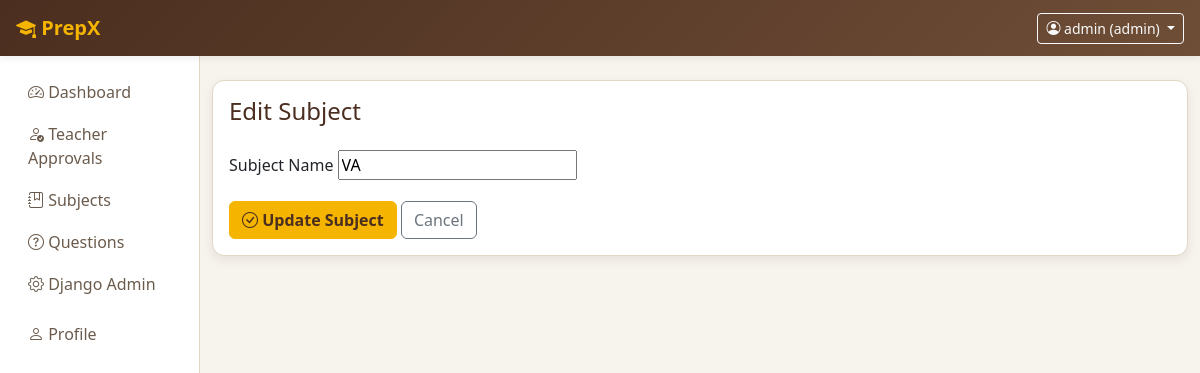
The page /subjects/1/edit/ (signed in) on the database its author committed.
### accounts/models.py (models this page shows, shortened)
class User(AbstractUser):
    ROLE_CHOICES = (
        ('admin', 'Admin'),
        ('teacher', 'Teacher'),
        ('student', 'Student'),
    )
    role = models.CharField(max_length=10, choices=ROLE_CHOICES, default='student')
    is_approved = models.BooleanField(
        default=True,
        help_text="Teachers require admin approval before activation."
    )

### subjects/models.py (models this page shows, shortened)
class Subject(BaseModel):
    name = models.CharField(max_length=100, unique=True)
    class Meta:
        constraints = [
            UniqueConstraint(Lower('name'), name='unique_subject_name_ci'),
        ]
        ordering = ['name']  # for sorting in ascending

### subjects/views.py (the view)
# urls.py: path('<int:pk>/edit/',views.edit_subject,name='edit_subject'),
@role_required('admin')
def edit_subject(request, pk):
    subject = get_object_or_404(
        Subject,
        pk=pk,
        is_active=True
    )
    form = SubjectForm(
        request.POST or None,
        instance=subject
    )
    if request.method == 'POST' and form.is_valid():
        form.save()
        return redirect('subject_list')
    return render(
        request,
        'subjects/add_subject.html',
        {
            'form': form,
            'editing': True
        }
    )

### subjects/forms.py
class SubjectForm(forms.ModelForm):
    class Meta:
        model = Subject
        fields = ['name']

### templates/subjects/add_subject.html (shortened to what this page needs)
{% extends 'base.html' %}
{% block content %}
<div class="card card-stat">
    <div class="card-body">
        <h4 class="mb-4">
            {% if editing %}
                Edit Subject
            {% else %}
                Add Subject
            {% endif %}
        </h4>
        <form method="post">
            <div class="mb-3">
                <label class="form-label">
                    Subject Name
                </label>
                {{ form.name }}
            </div>
            <button type="submit" class="btn btn-primary">
                <i class="bi bi-check-circle"></i>
                {% if editing %}
                    Update Subject
                {% else %}
                    Save Subject
                {% endif %}
            </button>
            <a href="{% url 'subject_list' %}" class="btn btn-outline-secondary">
                Cancel
            </a>
        </form>
    </div>
</div>
{% endblock %}

### templates/base.html (shortened to what this page needs)
<!DOCTYPE html>
{% load static %}
<html lang="en">
<head>
    <link href="https://cdn.jsdelivr.net/npm/bootstrap@5.3.3/dist/css/bootstrap.min.css" rel="stylesheet">
    <link href="https://cdn.jsdelivr.net/npm/bootstrap-icons@1.11.3/font/bootstrap-icons.css" rel="stylesheet">
    <link href="{% static 'css/app.css' %}" rel="stylesheet">
</head>
<body>
<nav class="navbar navbar-dark navbar-prepx px-3">
    <a class="navbar-brand fw-bold" href="{% url 'role_redirect' %}">
        <i class="bi bi-mortarboard-fill"></i>
        PrepX
    </a>
    {% if user.is_authenticated %}
        <div class="d-flex align-items-center">
            <div class="dropdown">
                <button
                    class="btn btn-outline-light btn-sm dropdown-toggle"
                    type="button"
                    data-bs-toggle="dropdown"
                    aria-expanded="false"
                >
                    <i class="bi bi-person-circle"></i>
                    {{ user.username }} ({{ user.role }})
                </button>
            </div>
        </div>
    {% endif %}
</nav>
<div class="container-fluid">
    <div class="row">
        {% if user.is_authenticated %}
            <div class="col-md-2 sidebar py-3">
                {% include 'partials/sidebar.html' %}
            </div>
            <div class="col-md-10 py-4">
        {% else %}
            <div class="col-12 py-4">
        {% endif %}
                {% block content %}
                {% endblock %}
            </div>
    </div>
    </div>
</body>
</html>

### static/css/app.css (style rules this page uses)
:root { --primary: #f4b400; --primary-dark: #d99400; --secondary: #6f4e37; --secondary-dark: #4b2e1f; --accent: #ffd166; --success: #2e7d32; --warning: #d97706; --danger: #c62828; --background: #f7f3ed; --surface: #ffffff; --text-primary: #2c1e12; --text-secondary: #6b5b4d; --border: #e3d5c5; --shadow: rgba(44, 30, 18, 0.08); }
body { background-color: var(--background); color: var(--text-primary); }
.navbar-prepx { background: linear-gradient( 135deg, var(--secondary-dark), var(--secondary) ); box-shadow: 0 2px 8px var(--shadow); }
.navbar-prepx .navbar-brand { color: var(--primary); }
.sidebar { background-color: var(--surface); border-right: 1px solid var(--border); min-height: calc(100vh - 56px); }
.card-stat { border: 1px solid var(--border); border-radius: 12px; background-color: var(--surface); box-shadow: 0 4px 12px var(--shadow); transition: transform 0.2s ease, box-shadow 0.2s ease; }
.btn-primary { background-color: var(--primary); border-color: var(--primary); color: var(--secondary-dark); font-weight: 600; }
.card { border: 1px solid var(--border); border-radius: 12px; box-shadow: 0 4px 12px var(--shadow); }
a { color: var(--secondary); }
h1, h2, h3, h4, h5, h6 { color: var(--secondary-dark); }

### rows shown on the page
User: username "admin", role "admin"
Subject: name "VA"
